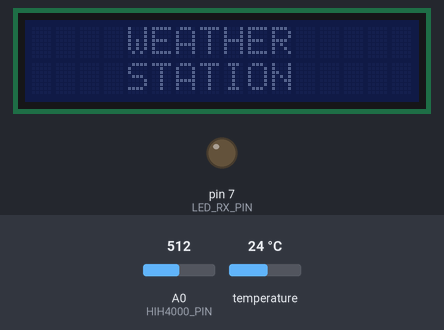
Bench run of a sketch on a simulated Arduino Uno, built with avr-gcc and run on an emulated ATmega328P. Parts: 16×2 character LCD, output pins drawn as LEDs (lit = HIGH). The inputs (shaded band) are chosen by the test bench; at power-on: temperature 24 °C, A0 (HIH4000_PIN) = 512. No radio packets arrive unless stated; what the sketch prints to the serial monitor is not drawn.

Above: at 0.1 s.
6.3 s: temperature set to 12 °C
At 7.6 s:
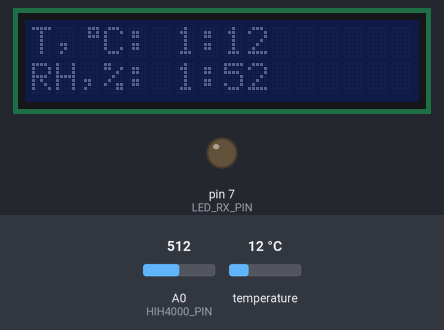
8.1 s: A0 (HIH4000_PIN) set to 716
At 12.6 s:
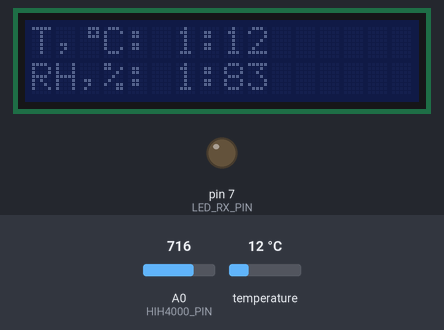
13.1 s: temperature set to 19 °C
At 14.9 s:
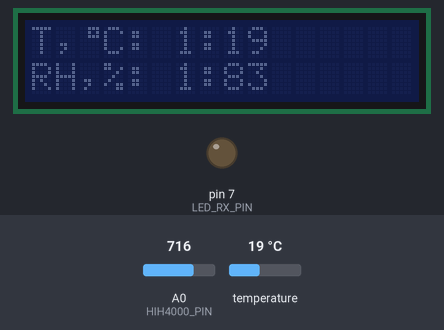
18.3 s: A0 (HIH4000_PIN) set to 900
At 22.6 s:
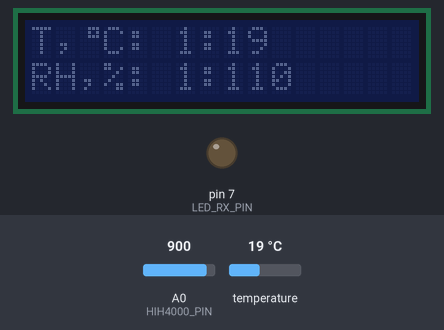
23.5 s: temperature set to 28 °C
At 26.0 s:
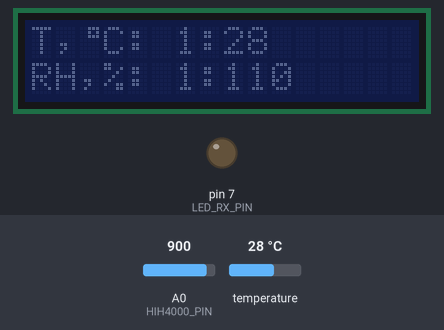
Timing chart, 0 to 27.1 s (numbered marks = the images above; inputs shaded):
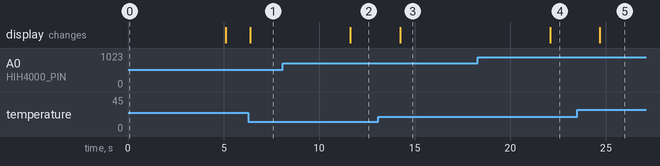

Measured:
- after the input at 6.3 s, the display: changes after 0.10 s (image 1)
- after the input at 8.1 s, the display: changes after 3.5 s (image 2)
- after the input at 13.1 s, the display: changes after 1.1 s (image 3)
- after the input at 18.3 s, the display: changes after 3.8 s (image 4)
- after the input at 23.5 s, the display: changes after 1.2 s (image 5)

The sketch:

base-unit.ino
```cpp
#define PCF8574_ADDR 0x3F // find it using i2c scanner
#include "charlcdhelper_i2c.h"

#include "onewirehelper.h"
#include "hih4000helper.h"

#define LOG_FILE "WEATHER.LOG" // only 8.3
#include "loghelper.h"

#include <RH_ASK.h>
#include <SPI.h>

#include <string.h>

#define HIH4000_PIN A0

const uint8_t onewire_pin = 3;
#define ONEWIRE_SENSORS_MAX 1

#define ONE_SEC 1000

#define STOP \
    while(1) {};

// LCD size's
#define LCD_COLS 16
#define LCD_ROWS 2

#define LED_RX_PIN 7

RH_ASK driver;

void setup()
{
    Serial.begin(9600);

    to_log(TO_SERIAL, "ws is started", USUAL);

    if (!driver.init()) {
        to_log(TO_SERIAL, "rf433 init fail", NOTIFY);
    }

    pinMode(LED_RX_PIN, OUTPUT);

    int error = lcd_init(LCD_COLS, LCD_ROWS);
    if (error != CHAR_LCD_NO_ERROR) {
        char msg[20] = "";
        sprintf(msg, "lcd init, error %d", error);
        to_log(TO_SERIAL, msg, CRITICAL);
//        to_log(TO_SDCARD, msg, CRITICAL);
        STOP;
    }
    to_log(TO_SERIAL, "lcd init success", USUAL);
//    to_log(TO_SDCARD, "lcd init success", USUAL);
    lcd_clear();

    const char *title[] = {
        "WEATHER",
        "STATION"
    };
    lcd_out_text(title[0], (LCD_COLS - strlen(title[0])) / 2, 0);
    lcd_out_text(title[1], (LCD_COLS - strlen(title[0])) / 2, 1);

    delay(ONE_SEC * 5);
    lcd_clear();
}

unsigned long ms0 = 0;
bool is_need_update_ = false;

void loop()
{
    unsigned char addrv[ONEWIRE_SENSORS_MAX][8] = {{0}};
    uint8_t addrc = 0;

    onewire_enum_avaliable_devices(&addrc, addrv);
    if (addrc == 0) {
        const char *info[] = {
            "Temper sensors",
            "not found!"
        };

        to_log(TO_SERIAL, "t sensors not found", CRITICAL);
//        to_log(TO_SDCARD, "t sensors not found", CRITICAL);

        lcd_clear();
        lcd_out_text(info[0], (LCD_COLS - strlen(info[0])) / 2, 0);
        lcd_out_text(info[1], (LCD_COLS - strlen(info[1])) / 2, 1);
        is_need_update_ = true;
        return;
    }

    if (is_need_update_) {
        lcd_clear();
        is_need_update_ = false;
    }
    for (int i = 0; i < addrc; ++i) {
        char str[19] = "";  // 0...15 byte for addr, 16 byte - ':', 17 byte - ' ', 18 byte - '\0'
        onewire_addr_to_str(addrv[i], str);
        str[16] = ':';
        str[17] = ' ';
        // str[18] is already '\0';

        // memcpy(&str[16], ": ", 2); // don't use this, because it requires 7942, instead of 7934 bytes

        float t1 = onewire_get_temperature(addrv[i], C);
//        lcd_out_value(str, t1, 4, 1, "DSC", 0, 0);
        lcd_out_value("T, C: 1:", t1, 2, 0, "NONE", 0, 0);
        const unsigned char degree[8] = {0x07, 0x05, 0x07, 0x00, 0x00, 0x00, 0x00, 0x00}; // degree symbol
        lcd_out_custom_char(degree, 0, 2, 0);

        //FIXME: Ширина поля сделана что бы цифры были ровно,
        // однако если цифра отрицательная, она начинает скакать потому что с минусом ширина больше
        // если сделать ее меньше то остается часть от прежней цифры

        int t_rh[2] = {0};
        int t_rh_i = 0;
        uint8_t buf[8] = "";
        uint8_t buflen = sizeof(buf);
        digitalWrite(LED_RX_PIN, HIGH);
        if (driver.recv(buf, &buflen)) { // неблокирующая функция
            to_log(SERIAL, (char*)buf, USUAL);
            char *ch = strtok((char*)buf, "/");
            while (ch != NULL) {
                t_rh[t_rh_i] = atoi(ch);
                ch = strtok(NULL, "/");
                ++t_rh_i;
            }
        }
        digitalWrite(LED_RX_PIN, LOW);
        if (t_rh[0] != 0) { // BUG: 0 градусов пролетает :)
            lcd_out_value("2:", t_rh[0], 2, 0, "NONE", 11, 0); // t2
        }

        unsigned long ms1 = millis();
        if (ms1 - ms0 > 5 * ONE_SEC) {
            float rh1 = get_humidity(HIH4000_PIN, t1);
            lcd_out_value("RH,%: 1:", rh1, 2, 0, "NONE", 0, 1);
//            to_log(TO_SERIAL, 12, USUAL);
        if (t_rh[1] != 0) { // BUG: с влажностью не так страшно :)
            lcd_out_value("2:", t_rh[1], 2, 0, "NONE", 11, 1); // rh2
        }
//            to_log(TO_SERIAL, rh2, USUAL);
            ms0 = ms1;
        }
    }
}
```

hih4000helper.h
```cpp
// (licence header left out)
#ifndef HIH4000HELPER_H
#define HIH4000HELPER_H

float get_humidity(uint8_t hih4000_pin, float t);

float get_humidity(uint8_t hih4000_pin, float t)
{
//    uint16_t sensorValue = analogRead(hih4000_pin);
    // (1 = 0.0049V) 0-1023 range
//    float voltage = sensorValue * 0.0049;
  // Relative humidity(RH) (These are the values for my sensor, yours may differ a bit):
  // 0% = about 163
  // 100% = about 795
  // With roughly linear response.
  // 795 - 163 = 632 (points in the sensor's range)
  // 6.32 points = 1% RH

    float rh = ((analogRead(hih4000_pin) / 1023.0) * 5.0 / 5.0 - 0.16) * 161.29 / 1.0546 - (0.00216 * t);
//    float rh = (analogRead(hih4000_pin) - 163) / 6.32;
//    if (rh < -5) {
//        return ERROR;
//    }
    return rh;
}

#endif // HIH4000HELPER_H
```

loghelper.h
```cpp
// (licence header left out)
#ifndef LOGHELPER_H
#define LOGHELPER_H

#include <stdlib.h>
#include <ctype.h>
#include <string.h>

#include "rtchelper.h"
#include "sdcardhelper.h"

#ifndef LOG_FILE
#define LOG_FILE "DAQ.LOG"
#endif

// may be add this CHARLCD, GRAPHLCD, LED_INDICATOR ... and etc ?
enum LOG_DST {TO_SERIAL, TO_SDCARD};
//typedef int LOG_DST; // comment this if used avr-gcc

enum MSG_MODE {USUAL, NOTIFY, CRITICAL}; // msg, MSG, !!! MSG !!!
//typedef int MSG_MODE; // comment this if used avr-gcc

void str_to_upper(const char *in, char *out);

// msg max length is 20
void format_msg_to_msg_log(const char *msg, char *msg_log, MSG_MODE mode);

void to_log(LOG_DST dst, const char *msg, MSG_MODE mode);

void str_to_upper(const char *in, char *out)
{
    while ((*out++ = toupper(*in++)));
}

// msg max length is 20
void format_msg_to_msg_log(const char *msg, char *msg_log, MSG_MODE mode)
{
    // add decorate to msg
    char msg_mode[24] = ""; // TODO: may be is allocated dynamically?
    if (mode == USUAL) {
        strncpy(msg_mode, msg, sizeof(msg_mode));
    } else if (mode == NOTIFY) {
        str_to_upper(msg, msg_mode); // TODO: сделать ограничение кол-ву символов
    } else if (mode == CRITICAL) {
        str_to_upper(msg, msg_mode);
        char buf_temp[24] = ""; // TODO: may be is allocated dynamically?
        snprintf(buf_temp, sizeof(msg_mode), "! %s !", msg_mode);
        strncpy(msg_mode, buf_temp, sizeof(msg_mode));
    }

    // add datetime
    struct tm t;
    rtctime(&t);
    char buf_datetime[21] = "";
    strftime(buf_datetime, sizeof(buf_datetime), "%Y-%m-%d, %H:%M:%S", &t);
    sprintf(msg_log, "[%s] %s", buf_datetime, msg_mode);
}

void to_log(LOG_DST dst, const char *msg, MSG_MODE mode)
{
    // TODO: if strlen(msg) > 247 :)

    char msg_log[47] = "";
    format_msg_to_msg_log(msg, msg_log, mode);

    // write to dst
    if (dst == TO_SERIAL) {
        Serial.println(msg_log);
    } else if (dst == TO_SDCARD) {
        int error = append_str_to_file(LOG_FILE, msg_log);
        char msg[70] = "";
        switch (error) {
        case SDCARD_NO_ERROR:
            sprintf(msg, "append is success", msg_log);
            to_log(TO_SERIAL, msg, USUAL);
            break;
        case SDCARD_NOT_PRESENT:
            to_log(TO_SERIAL, "sd-card failed", NOTIFY);
            break;
        case SDCARD_OPEN_FILE_ERROR:
            sprintf(msg, "error open file");
            to_log(TO_SERIAL, msg, NOTIFY);
            break;
        default:
            sprintf(msg, "sdcard, error %d", error);
            to_log(TO_SERIAL, msg, NOTIFY);
        }
    }
}

#endif // LOGHELPER_H
```

onewirehelper.h
```cpp
// (licence header left out)
#ifndef ONEWIREHELPER_H
#define ONEWIREHELPER_H

#include <OneWire.h>
#include <string.h>

#define ONE_SEC 1000

void onewire_enum_avaliable_devices(uint8_t *addrc, unsigned char addrv[][8]);
void onewire_addr_to_str(unsigned char *addr, char *str);

enum MODE {C, F};
float onewire_get_temperature(unsigned char *addr, MODE mode);

extern const uint8_t onewire_pin;
OneWire onewire(onewire_pin);

void onewire_enum_avaliable_devices(uint8_t *addrc, unsigned char addrv[][8])
{
    unsigned char addr[8] = {0};
    while (onewire.search(addr)) {
        // TODO: add crc check
        memcpy(addrv++, addr, 8);
        (*addrc)++;
    }

    // is it necessary?
    onewire.reset_search();
    delay(ONE_SEC / 4);
}

void onewire_addr_to_str(unsigned char *addr, char *str)
{
    for(uint8_t i = 0; i < 8; ++i) {
        sprintf(str, "%02X", addr[i]);
        str+=2;
    }
}

float onewire_get_temperature(unsigned char *addr, MODE mode)
{
    // 0 - DS18B20, DS1822, 1 - DS1820, DS18S20
    // TODO: why a device is not a DS18x20 family device?
    unsigned char type_s = (addr[0] == 0x10) ? 1 : 0;

    onewire.reset();
    onewire.select(addr);
    onewire.write(0x44);

    delay(ONE_SEC); // maybe 750ms is enough?

    onewire.reset();
    onewire.select(addr);
    onewire.write(0xBE);

    unsigned char data[12] = {0};
    for (uint8_t i = 0; i < 9; ++i) {
        data[i] = onewire.read();
    }

    int16_t raw = (data[1] << 8) | data[0];
    if (type_s) {
        raw = raw << 3;
        if (data[7] == 0x10) {
            raw = (raw & 0xFFF0) + 12 - data[6];
        }
    } else {
        unsigned char cfg = (data[4] & 0x60);
        if (cfg == 0x00) {
            raw = raw & ~7;
        } else if (cfg == 0x20) {
            raw = raw & ~3;
        } else if (cfg == 0x40) {
            raw = raw & ~1;
        }
    }

    // if the mode is not Celsius, then it is a Fahrenheit
    return (mode == C) ? raw / 16.0 : raw / 16.0 * 1.8 + 32.0;
}

#endif // ONEWIREHELPER_H
```

rtchelper.h
```cpp
// (licence header left out)
#ifndef RTCHELPER_H
#define RTCHELPER_H

#include <time.h>

void rtctime(struct tm *t);

void rtctime(struct tm *t)
{
    // TODO: get it from RTC
    t->tm_year = 2018 - 1900;
    t->tm_mon = 06;
    t->tm_mday = 05;
    t->tm_hour = 10;
    t->tm_min = 20;
    t->tm_sec = 40;
}

#endif // RTCHELPER_H
```

sdcardhelper.h
```cpp
// (licence header left out)
#ifndef SDCARDHELPER_H
#define SDCARDHELPER_H

#include <SPI.h>
#include <SD.h>

#define CS_PIN 10 // chip select pin

#define SDCARD_NO_ERROR 0
#define SDCARD_NOT_PRESENT 1
#define SDCARD_OPEN_FILE_ERROR 2

int append_str_to_file(const char *fname, const char *str);

int append_str_to_file(const char *fname, const char *str)
{
    if (!SD.begin(CS_PIN)) {
        return SDCARD_NOT_PRESENT;
    }

    File file = SD.open(fname, FILE_WRITE);
    if (!file) {
        return SDCARD_OPEN_FILE_ERROR;
    }
    file.println(str);
    file.close();

    return SDCARD_NO_ERROR;
}

#endif // SDCARDHELPER_H
```

charlcdhelper_i2c.h
```cpp
// (licence header left out)
// TODO: Implement the function, that wraps the write() for uses with Serial.read()

#ifndef CHARLCDHELPER_I2C_H
#define CHARLCDHELPER_I2C_H

#include <stdlib.h>
#include <string.h>

#include <Wire.h>
#include <LiquidCrystal_PCF8574.h>

#define CHAR_LCD_NO_ERROR 0

static unsigned char lcd_cols_ = 0;
static unsigned char lcd_rows_ = 0;

LiquidCrystal_PCF8574 lcd_(PCF8574_ADDR);

/**
 * @brief lcd_init function for initializing the lcd
 * @param lcd_cols columns count
 * @param lcd_rows rows count
 */
int lcd_init(uint8_t lcd_cols, uint8_t lcd_rows) {
    static bool is_init = false;
    if (!is_init) {
        lcd_cols_ = lcd_cols;
        lcd_rows_ = lcd_rows;
        Wire.begin();
        Wire.beginTransmission(PCF8574_ADDR);
        int error = Wire.endTransmission();
        if (error != 0) {
            return error;
        }
        lcd_.begin(lcd_cols_, lcd_rows_);
        is_init = true;
        return CHAR_LCD_NO_ERROR;
    }
}

/**
 * @brief lcd_out_text function for output text to lcd
 * @param col column's id for output (from 0 to lcd's columns)
 * @param row row's id for output (from 0 to lcd's rows)
 */
void lcd_out_text(const char *str, uint8_t col, uint8_t row) {
    lcd_.setCursor(col, row);
    lcd_.print(str);
}

/**
 * @brief lcd_out_custom_char - output custom char to lcd
 * @param cch - custom char
 * @param id - a custom char's id (from 0 to 7)
 * @param col - column's id for output (from 0 to lcd's columns)
 * @param row - row's id for output (from 0 to lcd's rows)
 */
void lcd_out_custom_char(const unsigned char *cch, uint8_t id, uint8_t col, uint8_t row) {
    unsigned char cch_[8] = {0};
    memcpy(cch_, cch, 8);
    lcd_.createChar(id, cch_);
    lcd_.setCursor(col, row);
    lcd_.write(id);
}

// TODO: use NULL to empty str
/**
 * @brief lcd_out_value
 * @param pref - text before output value
 * @param val - value for output
 * @param width - width of text
 * @param prec - precision, i.e. the count of digits after the decimal point (0 is no digit)
 * @param suf - text after output value. Allowable values: "NONE" or "" is empty, "DSC" is degree symbol
 * of Celsius, "DSF" is degree symbol of Fahrenheit, "DS" is only degree symbol, "RH" is % for
 * relative humidity or use any value, e.g. "m/s"
 * @param col - column's id for output (from 0 to lcd's columns)
 * @param row - row's id for output (from 0 to lcd's rows)
 */
void lcd_out_value(const char *pref, float val, char width, uint8_t prec, const char *suf, uint8_t col, uint8_t row) {
    // INFO: due to some performance reasons %f is not included in the Arduino's implementation of sprintf().
    // A better option would be to use dtostrf(), than used sprintf().
    // https://stackoverflow.com/questions/27651012

    // NOTE: dynamic memory allocation is not always better than static :)
    char s_val[lcd_cols_] = ""; // the maximum width of, what can be displayed on the screen
    dtostrf(val, width, prec, s_val);

    bool is_degree = false;
    char buf [lcd_cols_] = ""; // the maximum width of, what can be displayed on the screen
    if (strcmp(suf, "DSC") == 0) {
        is_degree = true;
        sprintf(buf, "%s%s C", pref, s_val);
    } else if (strcmp(suf, "DSF") == 0) {
        is_degree = true;
        sprintf(buf, "%s%s F", pref, s_val);
    } else if (strcmp(suf, "DS") == 0) {
        is_degree = true;
        sprintf(buf, "%s%s  ", pref, s_val); // two spaces in this "%s%s  " are very important
    } else if (strcmp(suf, "RH") == 0) {
        sprintf(buf, "%s%s %%", pref, s_val);
    } else if (strcmp(suf, "NONE") == 0 || strcmp(suf, "") == 0) {
        sprintf(buf, "%s%s", pref, s_val);
    } else {
        sprintf(buf, "%s%s%s", pref, s_val, suf);
    }

    lcd_out_text(buf, col, row);

    if (is_degree) {
        const unsigned char degree[8] = {0x07, 0x05, 0x07, 0x00, 0x00, 0x00, 0x00, 0x00}; // degree symbol
        lcd_out_custom_char(degree, 0, col + strlen(buf) - 2, row);
    }
}

/**
 * @brief lcd_clear clear lcd
 */
void lcd_clear() {
    lcd_.clear();
}

#endif // CHARLCDHELPER_I2C_H
```
